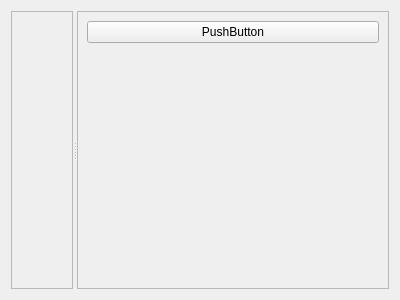
<?xml version="1.0" encoding="UTF-8"?>
<ui version="4.0">
 <class>TelemetryWindow</class>
 <widget class="QWidget" name="TelemetryWindow">
  <property name="geometry">
   <rect>
    <x>0</x>
    <y>0</y>
    <width>400</width>
    <height>300</height>
   </rect>
  </property>
  <property name="windowTitle">
   <string>Form</string>
  </property>
  <layout class="QGridLayout" name="gridLayout">
   <item row="0" column="0">
    <widget class="QSplitter" name="splitter">
     <property name="orientation">
      <enum>Qt::Orientation::Horizontal</enum>
     </property>
     <widget class="QFrame" name="plotterFrame">
      <property name="frameShape">
       <enum>QFrame::Shape::StyledPanel</enum>
      </property>
      <property name="frameShadow">
       <enum>QFrame::Shadow::Raised</enum>
      </property>
      <layout class="QGridLayout" name="gridLayout_2"/>
     </widget>
     <widget class="QFrame" name="frame_2">
      <property name="frameShape">
       <enum>QFrame::Shape::StyledPanel</enum>
      </property>
      <property name="frameShadow">
       <enum>QFrame::Shadow::Raised</enum>
      </property>
      <layout class="QVBoxLayout" name="verticalLayout">
       <item>
        <widget class="QPushButton" name="pushButton">
         <property name="text">
          <string>PushButton</string>
         </property>
        </widget>
       </item>
       <item>
        <spacer name="verticalSpacer">
         <property name="orientation">
          <enum>Qt::Orientation::Vertical</enum>
         </property>
         <property name="sizeHint" stdset="0">
          <size>
           <width>20</width>
           <height>40</height>
          </size>
         </property>
        </spacer>
       </item>
      </layout>
     </widget>
    </widget>
   </item>
  </layout>
 </widget>
 <resources/>
 <connections/>
</ui>
